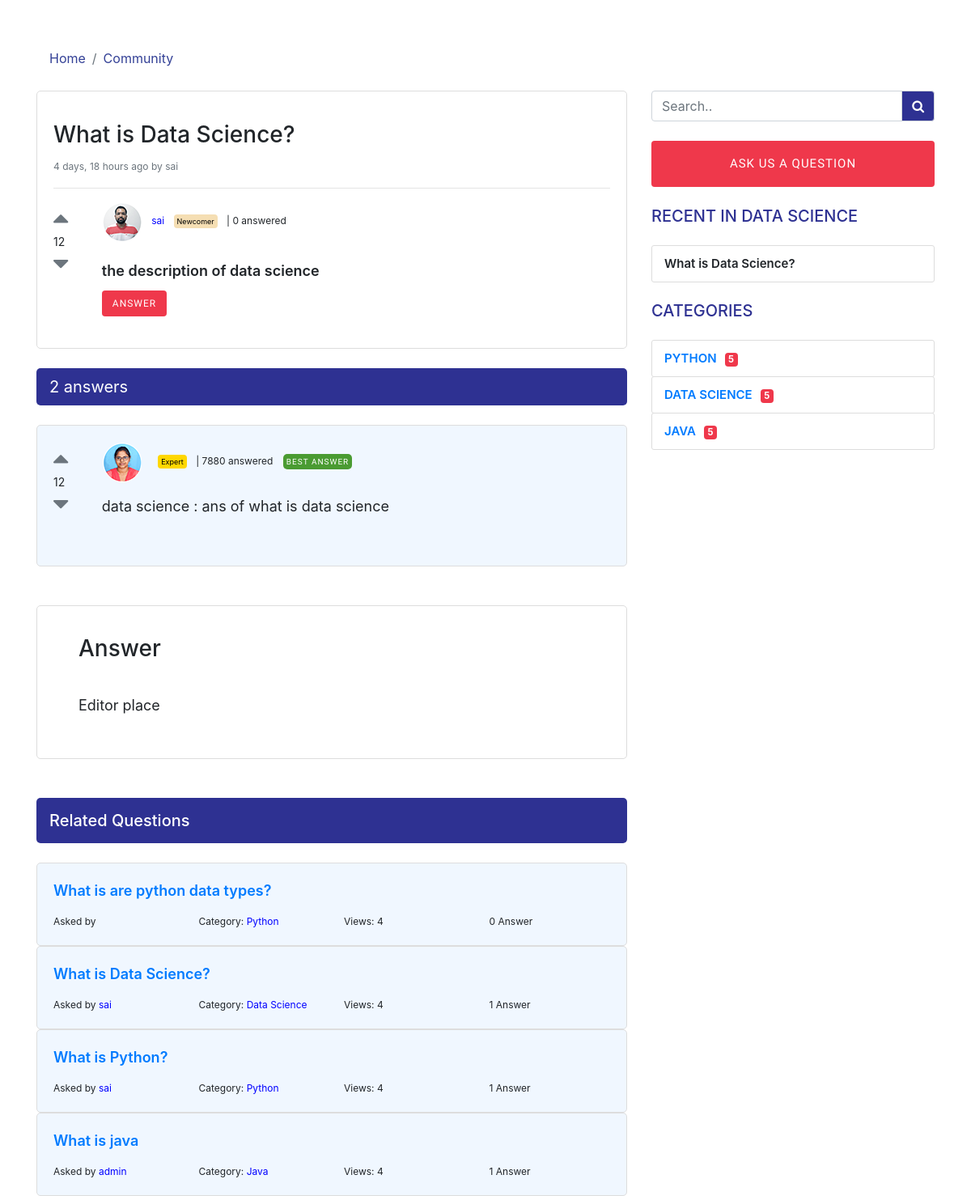
The app's page /question-detail/What-is-Data-Science, older data.
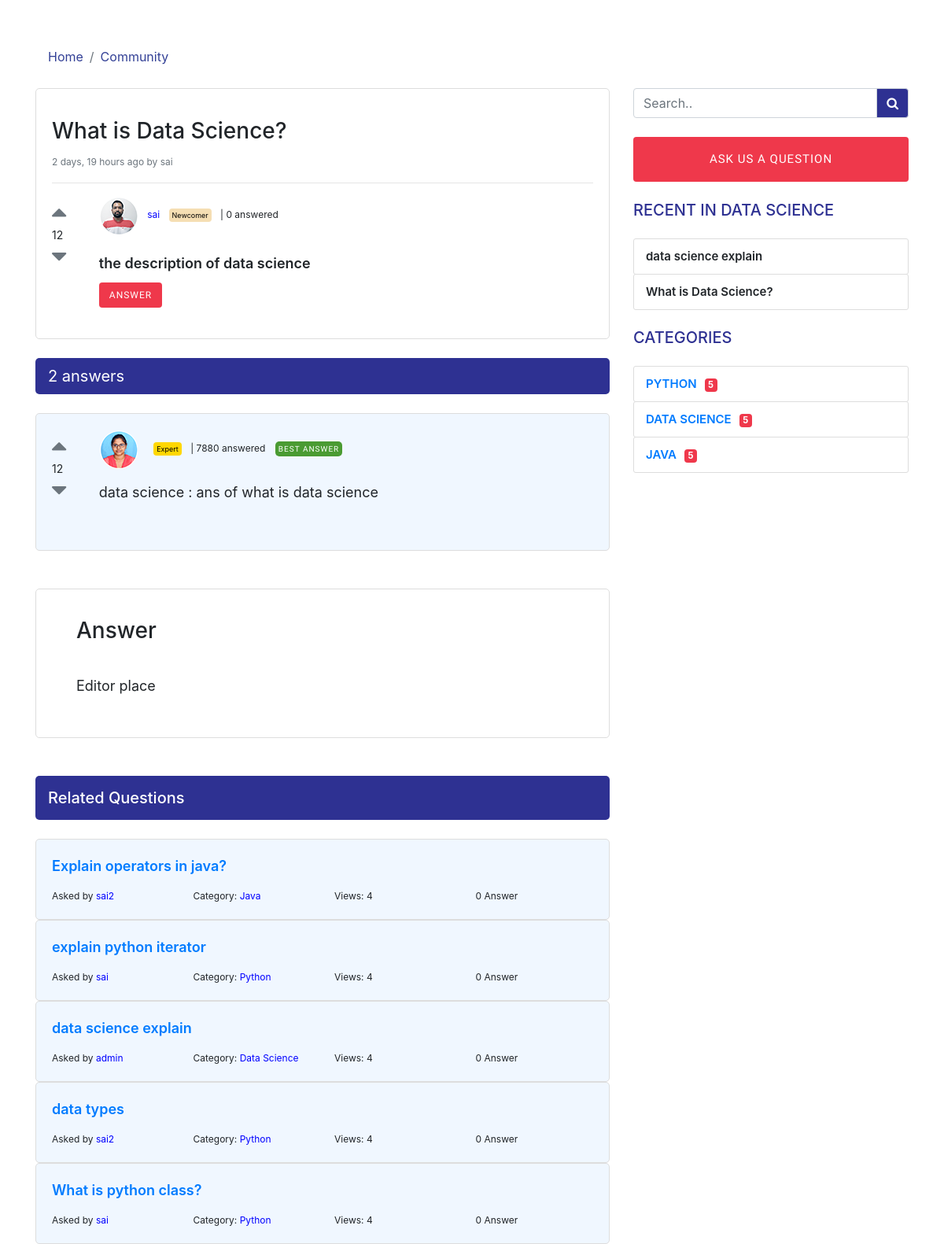
The same page, newer data.
### communityapp/models.py (models this page shows, shortened)
class Question(models.Model):
	user = models.ForeignKey(MyUser, on_delete = models.CASCADE)
	question = models.CharField(max_length = 500, blank = True)
	description  = models.TextField(max_length = 5000, blank = True)
	category = models.ForeignKey(Category, on_delete = models.CASCADE)
	created = models.DateTimeField(auto_now = True, blank = True, null = True)
	userlabel = models.CharField(max_length = 50, default="Newcommer") # Begginer Expert Newcomer
	answerlabel = models.CharField(max_length=50,blank = True) #Best Answer
	upvote = models.IntegerField(default="0")
	downvote = models.IntegerField(default="0")
	slug = models.SlugField(blank=True,null=True)

class Answer(models.Model):
	answer = RichTextField(blank = True, null = True)
	question = models.ForeignKey(Question, on_delete = models.CASCADE)
	answeredby = models.ForeignKey(MyUser, on_delete = models.CASCADE, blank = True, null = True)

class Category(models.Model):
	category = models.CharField(max_length = 200)
	slug = models.SlugField()
	def __str__(self):
		return self.category
	class Meta:
		verbose_name_plural = 'Category'

### authentication/models.py (models this page shows, shortened)
class MyUser(AbstractUser):
    college = models.CharField(max_length = 100)
    branch = models.CharField(max_length = 100)
    mobile = PhoneNumberField()
    display_pic = models.ImageField(upload_to = '', default = 'python.jpg')
    slug = models.SlugField(default = '')
    class Meta:
        verbose_name = "Codegnan User"
        verbose_name_plural = "Codegnan Users"

### communityapp/views.py (the view)
# urls.py: path('question-detail/<slug:slug>',questiondetail, name = 'question-detail'),
def questiondetail(request,slug):
	question = Question.objects.get(slug = slug)
	answers = Answer.objects.filter(question = question)
	recent = [i.question for i in Category.objects.get(category = question.category).question_set.all()][::-1][:5]
	q = get_object_or_404(Question,slug = slug)
	related_questions = Question.objects.all()[::-1]
	return render(request, 'community.html', {'question':question, 'answers':answers, 'recent':recent, 'related_questions':related_questions})

### communityapp/forms.py
class QuestionForm(forms.ModelForm):
	class Meta:
		model = Question
		fields = ['question','description']

### communityapp/context_processors.py (called while the page is built)
def basefile(request):
	category = Category.objects.all()
	form = QuestionForm(request.POST)
	return {'category':category, 'form':form}

### communityapp/templates/community.html (shortened to what the changed rows need)
{% extends 'base.html' %}
{% load static %}
{% load humanize %}
{% block content %}
<body>
  <section class="container">
    <div class="row">
      <div class="col-md-8">
        <div class="communityborder">
        <div class="col">
      </div>
      <h1 class="communityhead pt-3">{{ question.question }}</h1>
      <span class="smallhead text-secondary pt-3">{{ question.created|naturaltime }} by {{ question.user.username }}</span>
      <hr>
      <div class="row">
        <div class="col-2 col-md-1">
        </div>
        <div class="col-10 col-md-11">
          <span class="smallhead"><img src="img/name.png" alt="" class="img-fluid pr-2">
         <span class="namecolor">{{ question.user.username }}</span> <a href="#" class="exlink" data-toggle="tooltip" data-placement="bottom" title="One who writes upto 50 Answers will be badged as New Comer"><span class="newcomer rounded mx-2">Newcomer</span></a> |  0 answered</span>
          <p class="lineheight mt-3" style="word-wrap: break-word;"><span class="answersmall">{{ question.description }}</span><br>
        <a href="#"><button class="btn questionbtn">Answer</button></a>
        </div>
      </div>
      </div>
      {% for answer in answers %}
      <div class="communityborderanswer">
      <div class="row">
        <div class="col-2 col-md-1">
          <div class="pt-1">
             <i class="fa fa-caret-up fa-2x text-secondary"></i>
          <span class="smallvote">12</span>
           <i class="fa fa-caret-down fa-2x text-secondary"></i>
        </div>
        </div>
        <div class="col-10 col-md-11">
          <span class="smallhead"><span class="namecolor"> <img src="img/name2.png" alt="" class="img-fluid pr-2"> {{ answer.user.username }}</span><a href="#" class="exlink" data-toggle="tooltip" data-placement="bottom" title="One who writes upto 500 Answers will be badged as Expert"><span class="expert  rounded mx-2">Expert</span></a> |  7880 answered</span>
           <span class="answerbtn mx-2 p-1">Best Answer</span>
          <p class="lineheight mt-3" style="word-wrap: break-word;"><span class="answersmall">{{ answer.answer|safe }}</span><br>
        </div>
      </div>
      </div>
      {% endfor %}
      <div class="communityborder mt-5">
        <div class="col">
        <h1 class="communityhead p-3">Answer</h1>
      </div>
      </div>
      <div class=" mt-5">
       {% for i in related_questions|slice:":5" %}
       <div class="communityborder relatedbgcolor">
       <a href="{% url 'communityapp:question-detail' i.slug %}"><p class="relatedquestion">{{ i.question }}</p></a>
       <div class="row smallhead">
        <div class="col">
          Asked by <span class="namecolor">{{ i.user.username }}</span>
        </div>
         <div class="col">
          Category: <span class="namecolor">{{ i.category }}</span>
        </div>
         <div class="col">
          Views: 4
        </div>
         <div class="col">
          {{ i.answer_set.all.count }} Answer
        </div>
       </div>
     </div>
     {% endfor %}
     </div>
   </div>
      <div class="col-md-4">
         <div class="">
          <h2 class="communitysidehead text-uppercase">Recent in {{ question.category }}  </h2>
            <ul class="catquestion catname pt-3">
              {% for i in recent %}
              <li>{{i}}</li>
              {% endfor %}
            </ul>
          </div>
<div class="mt-4">
 <h2 class="communitysidehead text-uppercase">Categories</h2>
 <ul class="communitycategories catname pt-3">
  {% for categorys in category %}
    <a href="{% url 'communityapp:category-detail' categorys.slug %}"><li> {{ categorys.category }}<span class="badge badgenumber">5</span></li></a>
      {% endfor %}
  </ul>
    </div>
  </div>
  </section>
</body>
{% endblock %}

Row changes from the older to the newer data that the page shows:
no longer on one of the page's lists (row edited): Question: question "What is Data Science?", user.username "sai", category "Data Science", answer_set.all.count "1"
no longer on this page (row edited): Question: question "What is are python data types?", category "Python", answer_set.all.count "0"
no longer on this page (row edited): Question: question "What is Python?", user.username "sai", category "Python", answer_set.all.count "1"
no longer on this page (row unchanged): Question: question "What is java", user.username "admin", category "Java", answer_set.all.count "1"
changed Question "What is Data Science?": created "4 days, 18 hours ago" → "2 days, 19 hours ago"
added Question: question "Explain operators in java?", user.username "sai2", category "Java", answer_set.all.count "0"
added Question: question "explain python iterator", user.username "sai", category "Python", answer_set.all.count "0"
added Question: question "data science explain", user.username "admin", category "Data Science", answer_set.all.count "0", recent "data science explain"
added Question: question "data types", user.username "sai2", category "Python", answer_set.all.count "0"
added Question: question "What is python class?", user.username "sai", category "Python", answer_set.all.count "0"
